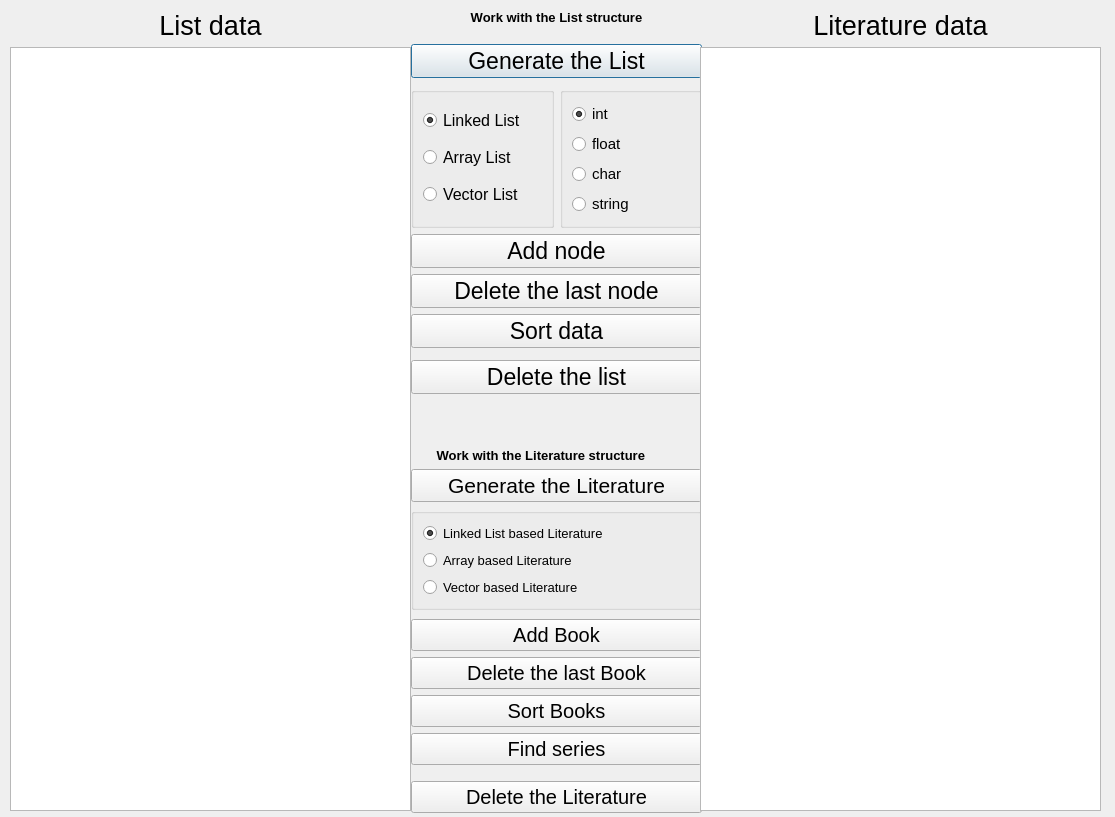
<?xml version="1.0" encoding="UTF-8"?>
<ui version="4.0">
 <class>mainwindow</class>
 <widget class="QDialog" name="mainwindow">
  <property name="geometry">
   <rect>
    <x>0</x>
    <y>0</y>
    <width>1115</width>
    <height>817</height>
   </rect>
  </property>
  <property name="minimumSize">
   <size>
    <width>1115</width>
    <height>817</height>
   </size>
  </property>
  <property name="maximumSize">
   <size>
    <width>1115</width>
    <height>817</height>
   </size>
  </property>
  <property name="windowTitle">
   <string>Dialog</string>
  </property>
  <widget class="QWidget" name="verticalLayoutWidget_3">
   <property name="geometry">
    <rect>
     <x>411</x>
     <y>10</y>
     <width>291</width>
     <height>803</height>
    </rect>
   </property>
   <layout class="QVBoxLayout" name="verticalLayout_4">
    <item>
     <widget class="QLabel" name="label">
      <property name="enabled">
       <bool>true</bool>
      </property>
      <property name="sizePolicy">
       <sizepolicy hsizetype="Minimum" vsizetype="Maximum">
        <horstretch>0</horstretch>
        <verstretch>0</verstretch>
       </sizepolicy>
      </property>
      <property name="font">
       <font>
        <pointsize>10</pointsize>
        <weight>75</weight>
        <bold>true</bold>
       </font>
      </property>
      <property name="text">
       <string>Work with the List structure</string>
      </property>
      <property name="textFormat">
       <enum>Qt::PlainText</enum>
      </property>
      <property name="alignment">
       <set>Qt::AlignCenter</set>
      </property>
     </widget>
    </item>
    <item>
     <spacer name="verticalSpacer">
      <property name="orientation">
       <enum>Qt::Vertical</enum>
      </property>
      <property name="sizeType">
       <enum>QSizePolicy::Maximum</enum>
      </property>
      <property name="sizeHint" stdset="0">
       <size>
        <width>20</width>
        <height>15</height>
       </size>
      </property>
     </spacer>
    </item>
    <item>
     <widget class="QPushButton" name="generateList">
      <property name="font">
       <font>
        <pointsize>17</pointsize>
       </font>
      </property>
      <property name="text">
       <string>Generate the List</string>
      </property>
     </widget>
    </item>
    <item>
     <spacer name="verticalSpacer_4">
      <property name="orientation">
       <enum>Qt::Vertical</enum>
      </property>
      <property name="sizeType">
       <enum>QSizePolicy::Maximum</enum>
      </property>
      <property name="sizeHint" stdset="0">
       <size>
        <width>20</width>
        <height>5</height>
       </size>
      </property>
     </spacer>
    </item>
    <item>
     <layout class="QHBoxLayout" name="horizontalLayout_6">
      <item>
       <widget class="QGroupBox" name="verticalGroupBox_5">
        <layout class="QVBoxLayout" name="verticalLayout_8">
         <item>
          <widget class="QRadioButton" name="linkedCase">
           <property name="font">
            <font>
             <pointsize>12</pointsize>
            </font>
           </property>
           <property name="text">
            <string>Linked List</string>
           </property>
           <property name="checked">
            <bool>true</bool>
           </property>
          </widget>
         </item>
         <item>
          <widget class="QRadioButton" name="arrayCase">
           <property name="font">
            <font>
             <pointsize>12</pointsize>
            </font>
           </property>
           <property name="text">
            <string>Array List</string>
           </property>
          </widget>
         </item>
         <item>
          <widget class="QRadioButton" name="vectorCase">
           <property name="font">
            <font>
             <pointsize>12</pointsize>
            </font>
           </property>
           <property name="text">
            <string>Vector List</string>
           </property>
          </widget>
         </item>
        </layout>
       </widget>
      </item>
      <item>
       <widget class="QGroupBox" name="verticalGroupBox_4">
        <layout class="QVBoxLayout" name="verticalLayout_7">
         <item>
          <widget class="QRadioButton" name="intCase">
           <property name="font">
            <font>
             <pointsize>11</pointsize>
            </font>
           </property>
           <property name="text">
            <string>int</string>
           </property>
           <property name="checked">
            <bool>true</bool>
           </property>
           <property name="autoExclusive">
            <bool>true</bool>
           </property>
          </widget>
         </item>
         <item>
          <widget class="QRadioButton" name="floatCase">
           <property name="font">
            <font>
             <pointsize>11</pointsize>
            </font>
           </property>
           <property name="text">
            <string>float</string>
           </property>
           <property name="autoExclusive">
            <bool>true</bool>
           </property>
          </widget>
         </item>
         <item>
          <widget class="QRadioButton" name="charCase">
           <property name="font">
            <font>
             <pointsize>11</pointsize>
            </font>
           </property>
           <property name="text">
            <string>char</string>
           </property>
           <property name="autoExclusive">
            <bool>true</bool>
           </property>
          </widget>
         </item>
         <item>
          <widget class="QRadioButton" name="stringCase">
           <property name="font">
            <font>
             <pointsize>11</pointsize>
            </font>
           </property>
           <property name="text">
            <string>string</string>
           </property>
           <property name="autoExclusive">
            <bool>true</bool>
           </property>
          </widget>
         </item>
        </layout>
       </widget>
      </item>
     </layout>
    </item>
    <item>
     <widget class="QPushButton" name="addList">
      <property name="font">
       <font>
        <pointsize>17</pointsize>
       </font>
      </property>
      <property name="text">
       <string>Add node</string>
      </property>
     </widget>
    </item>
    <item>
     <widget class="QPushButton" name="deleteList">
      <property name="font">
       <font>
        <pointsize>17</pointsize>
       </font>
      </property>
      <property name="text">
       <string>Delete the last node</string>
      </property>
     </widget>
    </item>
    <item>
     <widget class="QPushButton" name="sortList">
      <property name="font">
       <font>
        <pointsize>17</pointsize>
       </font>
      </property>
      <property name="text">
       <string>Sort data</string>
      </property>
     </widget>
    </item>
    <item>
     <spacer name="verticalSpacer_2">
      <property name="orientation">
       <enum>Qt::Vertical</enum>
      </property>
      <property name="sizeType">
       <enum>QSizePolicy::Maximum</enum>
      </property>
      <property name="sizeHint" stdset="0">
       <size>
        <width>20</width>
        <height>8</height>
       </size>
      </property>
     </spacer>
    </item>
    <item>
     <widget class="QPushButton" name="deleteEntireList">
      <property name="font">
       <font>
        <pointsize>17</pointsize>
       </font>
      </property>
      <property name="text">
       <string>Delete the list</string>
      </property>
     </widget>
    </item>
    <item>
     <spacer name="verticalSpacer_3">
      <property name="orientation">
       <enum>Qt::Vertical</enum>
      </property>
      <property name="sizeType">
       <enum>QSizePolicy::Maximum</enum>
      </property>
      <property name="sizeHint" stdset="0">
       <size>
        <width>20</width>
        <height>51</height>
       </size>
      </property>
     </spacer>
    </item>
    <item>
     <widget class="QLabel" name="label2">
      <property name="sizePolicy">
       <sizepolicy hsizetype="Maximum" vsizetype="Minimum">
        <horstretch>0</horstretch>
        <verstretch>0</verstretch>
       </sizepolicy>
      </property>
      <property name="font">
       <font>
        <pointsize>10</pointsize>
        <weight>75</weight>
        <bold>true</bold>
       </font>
      </property>
      <property name="frameShape">
       <enum>QFrame::NoFrame</enum>
      </property>
      <property name="text">
       <string>       Work with the Literature structure</string>
      </property>
      <property name="alignment">
       <set>Qt::AlignRight|Qt::AlignTrailing|Qt::AlignVCenter</set>
      </property>
     </widget>
    </item>
    <item>
     <widget class="QPushButton" name="generateLiterature">
      <property name="font">
       <font>
        <pointsize>16</pointsize>
       </font>
      </property>
      <property name="text">
       <string>Generate the Literature</string>
      </property>
     </widget>
    </item>
    <item>
     <widget class="QGroupBox" name="verticalGroupBox_4">
      <property name="sizePolicy">
       <sizepolicy hsizetype="Preferred" vsizetype="Fixed">
        <horstretch>0</horstretch>
        <verstretch>0</verstretch>
       </sizepolicy>
      </property>
      <layout class="QVBoxLayout" name="verticalLayout">
       <item>
        <widget class="QRadioButton" name="linkedLiteratureCase">
         <property name="font">
          <font>
           <pointsize>10</pointsize>
          </font>
         </property>
         <property name="text">
          <string>Linked List based Literature</string>
         </property>
         <property name="checked">
          <bool>true</bool>
         </property>
        </widget>
       </item>
       <item>
        <widget class="QRadioButton" name="arrayLiteratureCase">
         <property name="font">
          <font>
           <pointsize>10</pointsize>
          </font>
         </property>
         <property name="text">
          <string>Array based Literature</string>
         </property>
        </widget>
       </item>
       <item>
        <widget class="QRadioButton" name="vectorLiteratureCase">
         <property name="font">
          <font>
           <pointsize>10</pointsize>
          </font>
         </property>
         <property name="text">
          <string>Vector based Literature</string>
         </property>
        </widget>
       </item>
      </layout>
     </widget>
    </item>
    <item>
     <spacer name="verticalSpacer_5">
      <property name="orientation">
       <enum>Qt::Vertical</enum>
      </property>
      <property name="sizeType">
       <enum>QSizePolicy::Maximum</enum>
      </property>
      <property name="sizeHint" stdset="0">
       <size>
        <width>20</width>
        <height>5</height>
       </size>
      </property>
     </spacer>
    </item>
    <item>
     <widget class="QPushButton" name="addBook">
      <property name="font">
       <font>
        <pointsize>15</pointsize>
       </font>
      </property>
      <property name="text">
       <string>Add Book</string>
      </property>
     </widget>
    </item>
    <item>
     <widget class="QPushButton" name="deleteBook">
      <property name="font">
       <font>
        <pointsize>15</pointsize>
       </font>
      </property>
      <property name="text">
       <string>Delete the last Book</string>
      </property>
     </widget>
    </item>
    <item>
     <widget class="QPushButton" name="sortBook">
      <property name="font">
       <font>
        <pointsize>15</pointsize>
       </font>
      </property>
      <property name="text">
       <string>Sort Books</string>
      </property>
     </widget>
    </item>
    <item>
     <widget class="QPushButton" name="findSeries">
      <property name="font">
       <font>
        <pointsize>15</pointsize>
       </font>
      </property>
      <property name="text">
       <string>Find series</string>
      </property>
     </widget>
    </item>
    <item>
     <spacer name="verticalSpacer_6">
      <property name="orientation">
       <enum>Qt::Vertical</enum>
      </property>
      <property name="sizeType">
       <enum>QSizePolicy::Maximum</enum>
      </property>
      <property name="sizeHint" stdset="0">
       <size>
        <width>20</width>
        <height>12</height>
       </size>
      </property>
     </spacer>
    </item>
    <item>
     <widget class="QPushButton" name="deleteEntireLiterature">
      <property name="font">
       <font>
        <pointsize>15</pointsize>
       </font>
      </property>
      <property name="text">
       <string>Delete the Literature</string>
      </property>
     </widget>
    </item>
   </layout>
  </widget>
  <widget class="QWidget" name="verticalLayoutWidget">
   <property name="geometry">
    <rect>
     <x>700</x>
     <y>10</y>
     <width>401</width>
     <height>801</height>
    </rect>
   </property>
   <layout class="QVBoxLayout" name="verticalLayout_5">
    <item>
     <widget class="QLabel" name="labelLiteratureData">
      <property name="font">
       <font>
        <pointsize>20</pointsize>
       </font>
      </property>
      <property name="text">
       <string>Literature data</string>
      </property>
      <property name="alignment">
       <set>Qt::AlignCenter</set>
      </property>
     </widget>
    </item>
    <item>
     <widget class="QListWidget" name="literatureList">
      <property name="font">
       <font>
        <pointsize>20</pointsize>
       </font>
      </property>
     </widget>
    </item>
    <item>
     <layout class="QHBoxLayout" name="horizontalLayout_3"/>
    </item>
   </layout>
  </widget>
  <widget class="QWidget" name="verticalLayoutWidget_2">
   <property name="geometry">
    <rect>
     <x>10</x>
     <y>10</y>
     <width>401</width>
     <height>801</height>
    </rect>
   </property>
   <layout class="QVBoxLayout" name="verticalLayout_6" stretch="0,0,0">
    <property name="spacing">
     <number>6</number>
    </property>
    <item>
     <widget class="QLabel" name="labelListData">
      <property name="font">
       <font>
        <pointsize>20</pointsize>
       </font>
      </property>
      <property name="autoFillBackground">
       <bool>false</bool>
      </property>
      <property name="frameShape">
       <enum>QFrame::NoFrame</enum>
      </property>
      <property name="frameShadow">
       <enum>QFrame::Plain</enum>
      </property>
      <property name="text">
       <string>List data</string>
      </property>
      <property name="textFormat">
       <enum>Qt::AutoText</enum>
      </property>
      <property name="scaledContents">
       <bool>false</bool>
      </property>
      <property name="alignment">
       <set>Qt::AlignCenter</set>
      </property>
     </widget>
    </item>
    <item>
     <widget class="QListWidget" name="listList">
      <property name="font">
       <font>
        <pointsize>20</pointsize>
       </font>
      </property>
     </widget>
    </item>
    <item>
     <layout class="QHBoxLayout" name="horizontalLayout_4"/>
    </item>
   </layout>
  </widget>
 </widget>
 <resources/>
 <connections/>
</ui>
